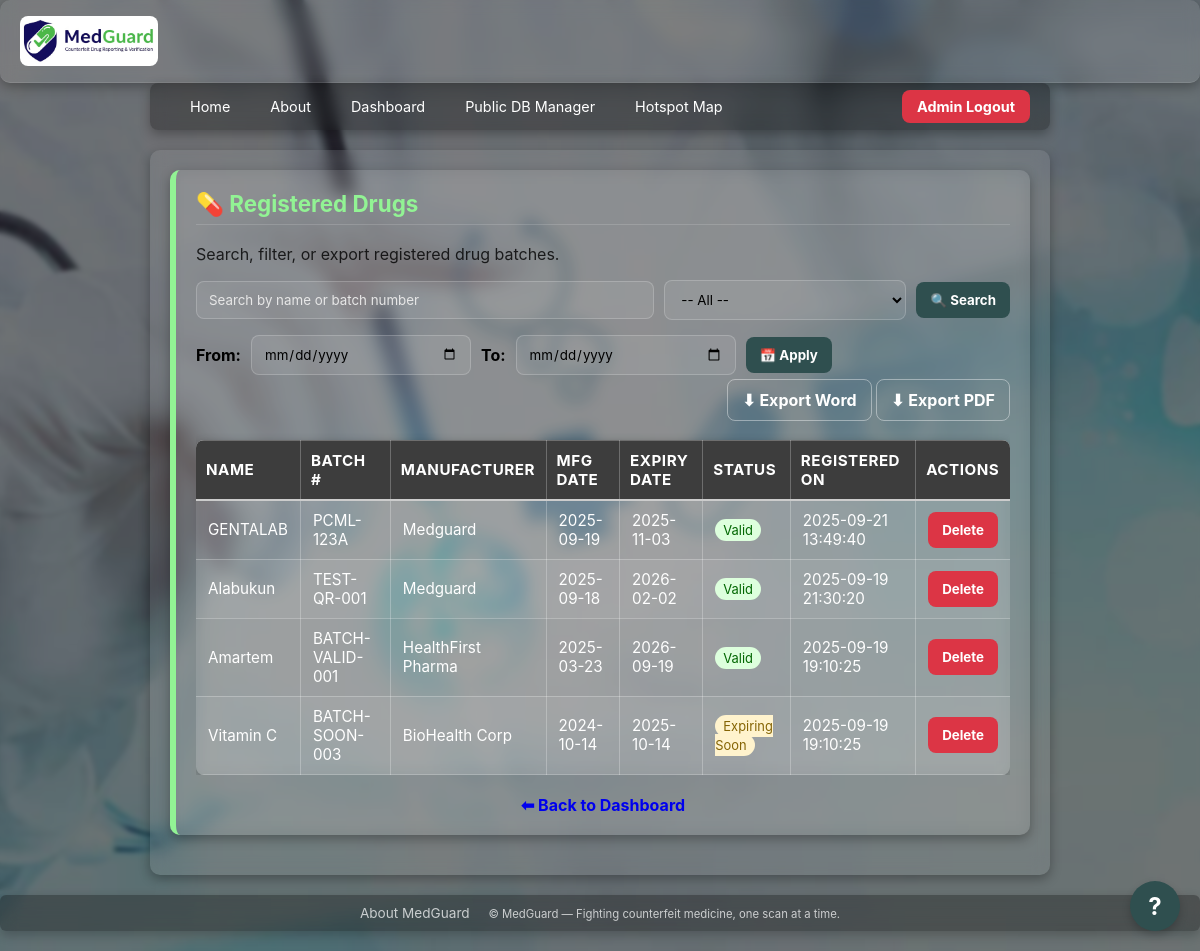
Before: /admin/drugs (signed in) with the older database file.
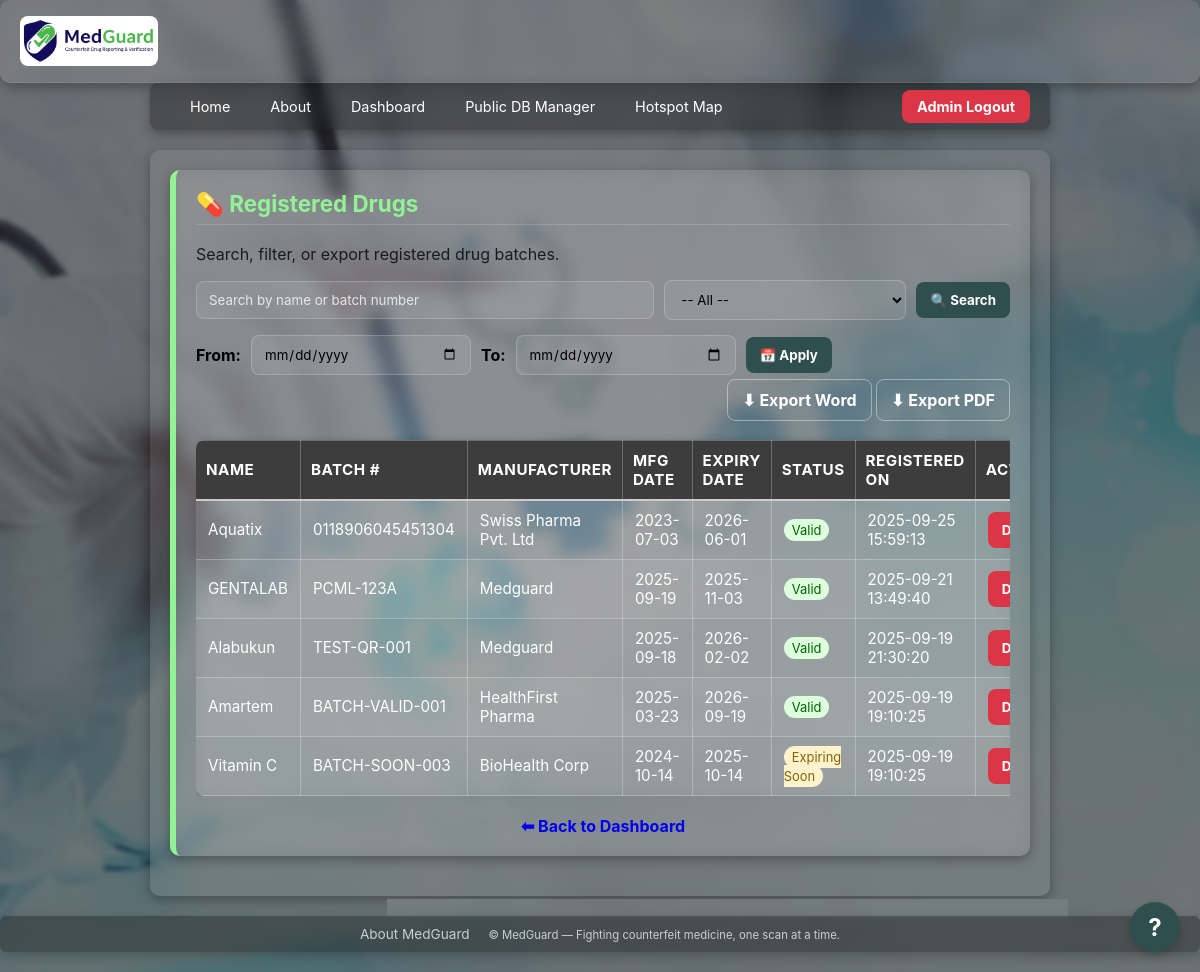
After: the same page with the newer database file.
### tables this page shows
CREATE TABLE drugs (
            id INTEGER PRIMARY KEY AUTOINCREMENT,
            name TEXT NOT NULL,
            batch_number TEXT UNIQUE NOT NULL,
            mfg_date TEXT NOT NULL,
            expiry_date TEXT NOT NULL,
            manufacturer TEXT NOT NULL,
            created_at TEXT DEFAULT (datetime('now'))
        );

### backend/routes/admin.py (the view)
@admin_bp.get("/drugs")
def admin_drugs():
    if not session.get("admin_id"):
        return redirect(url_for("admin_login"))
    try:
        conn = get_db()
        search = request.args.get("search", "").strip()
        status = request.args.get("status", "").strip()
        start = request.args.get("start", "").strip()
        end = request.args.get("end", "").strip()
        page = int(request.args.get("page", 1))
        per_page = 20
        offset = (page - 1) * per_page
        base_query = "FROM drugs WHERE 1=1"
        params = []
        if search:
            base_query += " AND (name LIKE ? OR batch_number LIKE ?)"
            params.extend([f"%{search}%", f"%{search}%"])
        if status == "valid":
            base_query += " AND date(expiry_date) >= date('now','localtime')"
        elif status == "expired":
            base_query += " AND date(expiry_date) < date('now','localtime')"
        elif status == "soon":
            base_query += " AND date(expiry_date) BETWEEN date('now','localtime') AND date('now','+30 day','localtime')"
        if start and end:
            base_query += " AND date(created_at) BETWEEN date(?) AND date(?)"
            params.extend([start, end])
        total = conn.execute(f"SELECT COUNT(*) {base_query}", params).fetchone()[0]
        rows = conn.execute(f"""
            SELECT id, name, batch_number, manufacturer, mfg_date, expiry_date, created_at
            {base_query}
            ORDER BY created_at DESC
            LIMIT ? OFFSET ?
        """, params + [per_page, offset]).fetchall()
        total_pages = (total + per_page - 1) // per_page
        return render_template(
            "admin_drugs.html",
            drugs=rows,
            search=search,
            status=status,
            start=start,
            end=end,
            current_date=date.today().isoformat(),
            soon_date=(date.today() + timedelta(days=30)).isoformat(),
            page=page,
            total_pages=total_pages
        )
    except Exception as e:
        print("Error in /drugs:", e)
        traceback.print_exc()
        return jsonify({"error": f"Server error: {str(e)}"}), 500

### backend/database.py (called while the page is built)
def get_db():
    if "db" not in g:
        conn = sqlite3.connect(
            cfg.DB_PATH,
            detect_types=sqlite3.PARSE_DECLTYPES,
            timeout=10
        )
        conn.row_factory = sqlite3.Row
        conn.execute("PRAGMA journal_mode=WAL;")
        g.db = conn
    return g.db

### frontend/templates/admin_drugs.html (shortened to what this page needs)
{% extends "base.html" %}
{% block content %}
<div class="panel" style="color:#000;">
  <h2>💊 Registered Drugs</h2>
  <p style="opacity:0.8;">Search, filter, or export registered drug batches.</p>
  <form method="get" action="{{ url_for('admin_api.admin_drugs') }}" class="filter-form">
    <input type="text" name="search" value="{{ search }}" placeholder="Search by name or batch number" class="input" style="flex:2; min-width:200px; color:#000;">
    <select name="status" class="input" style="flex:1; min-width:150px; color:#000;">
      <option value="">-- All --</option>
    </select>
    <button type="submit" class="btn btn-yellow">🔍 Search</button>
  </form>
  <form method="get" action="{{ url_for('admin_api.admin_drugs') }}" class="filter-form">
    <label for="start" style="font-weight:bold;">From:</label>
    <input type="date" id="start" name="start" value="{{ start }}" class="input" style="color:#000;">
    <label for="end" style="font-weight:bold;">To:</label>
    <input type="date" id="end" name="end" value="{{ end }}" class="input" style="color:#000;">
    <button type="submit" class="btn btn-yellow">📅 Apply</button>
  </form>
  <div class="export-links">
    <a href="{{ url_for('admin_api.export_drugs_word', search=search, status=status, start=start, end=end) }}" class="btn btn-outline">⬇ Export Word</a>
    <a href="{{ url_for('admin_api.export_drugs_pdf', search=search, status=status, start=start, end=end) }}" class="btn btn-outline">⬇ Export PDF</a>
  </div>
  <div style="overflow-x: auto; -webkit-overflow-scrolling: touch;">
    <table class="table" id="drugs-table" style="width:100%; border-collapse: collapse; margin-top:15px; color:#000;">
      <thead style="background:#f4f4f4;">
        <tr>
          <th style="padding:10px; border-bottom:2px solid #ccc; text-align:left;">Name</th>
          <th style="padding:10px; border-bottom:2px solid #ccc; text-align:left;">Batch #</th>
          <th style="padding:10px; border-bottom:2px solid #ccc; text-align:left;">Manufacturer</th>
          <th style="padding:10px; border-bottom:2px solid #ccc; text-align:left;">Mfg Date</th>
          <th style="padding:10px; border-bottom:2px solid #ccc; text-align:left;">Expiry Date</th>
          <th style="padding:10px; border-bottom:2px solid #ccc; text-align:left;">Status</th>
          <th style="padding:10px; border-bottom:2px solid #ccc; text-align:left;">Registered On</th>
          <th style="padding:10px; border-bottom:2px solid #ccc; text-align:left;">Actions</th>
        </tr>
      </thead>
      <tbody>
        {% for drug in drugs %}
        <tr style="border-bottom:1px solid #eee;">
          <td data-label="Name">{{ drug.name }}</td>
          <td data-label="Batch #">{{ drug.batch_number }}</td>
          <td data-label="Manufacturer">{{ drug.manufacturer }}</td>
          <td data-label="Mfg Date">{{ drug.mfg_date }}</td>
          <td data-label="Expiry Date">{{ drug.expiry_date }}</td>
          <td data-label="Status">
            {% if drug.expiry_date < current_date %}
              <span style="background:#ffdddd; color:#a00; padding:3px 8px; border-radius:12px; font-size:0.85em;">Expired</span>
            {% elif drug.expiry_date <= soon_date %}
              <span style="background:#fff3cd; color:#856404; padding:3px 8px; border-radius:12px; font-size:0.85em;">Expiring Soon</span>
            {% else %}
              <span style="background:#ddffdd; color:#060; padding:3px 8px; border-radius:12px; font-size:0.85em;">Valid</span>
            {% endif %}
          </td>
          <td data-label="Registered On">{{ drug.created_at }}</td>
          <td data-label="Actions">
              <button class="btn delete-btn" data-id="{{ drug.id }}" data-name="{{ drug.name }}">Delete</button>
          </td>
        </tr>
        {% else %}
        <tr>
          <td colspan="8" style="padding:12px; text-align:center; color:#777;">No drugs found.</td>
        </tr>
        {% endfor %}
      </tbody>
    </table>
  </div>
  <div style="margin-top:20px; text-align:center;">
    <a href="{{ url_for('admin_api.admin_dashboard') }}" class="btn">⬅ Back to Dashboard</a>
  </div>
</div>
{% endblock %}

### frontend/templates/base.html (shortened to what this page needs)
<!DOCTYPE html>
<html lang="en">
  <head>
    <link
      rel="stylesheet"
      href="{{ url_for('static', filename='styles.css') }}"
    />
  </head>
  <body>
    <header class="mg-header">
      <div class="brand-container">
        <img
          src="{{ url_for('static', filename='images/logo.png') }}"
          alt="MedGuard Logo"
          style="height: 50px; border-radius: 8px"
        />
      </div>
    </header>
    <nav class="navbar container">
      <ul class="nav-list">
        <div class="nav-left">
          <li class="nav-item"><a href="{{ url_for('root') }}">Home</a></li>
          <li class="nav-item">
            <a href="{{ url_for('about_page') }}">About</a>
          </li>
           {% if session.admin_id %}
          <li class="nav-item">
            <a href="{{ url_for('admin_api.admin_dashboard') }}">Dashboard</a>
          </li>
          <li class="nav-item">
            <a href="{{ url_for('admin_api.public_db_manager_page') }}"
              >Public DB Manager</a
            >
          </li>
          <li class="nav-item">
            <a href="{{ url_for('admin_api.hotspot_map_page') }}"
              >Hotspot Map</a
            >
          </li>
          {% endif %}
        </div>
        <div class="nav-right">
          {% if session.admin_id %}
          <li class="nav-item">
            <form
              action="{{ url_for('admin_logout') }}"
              method="post"
              style="margin: 0"
            >
              <button
                type="submit"
                class="btn"
                style="background: #dc3545; color: white; width: 100%"
              >
                Admin Logout
              </button>
            </form>
          </li>
          {% endif %}
        </div>
      </ul>
    </nav>
    <main class="container">{% block content %}{% endblock %}</main>
    <footer class="mg-footer">
      <a
        href="{{ url_for('about_page') }}"
        style="color: #eee; text-decoration: none; margin-right: 15px"
        >About MedGuard</a
      >
      <small
        >© MedGuard — Fighting counterfeit medicine, one scan at a time.</small
      >
    </footer>
    <button id="chat-toggle-btn">?</button>
  </body>
</html>

### frontend/static/styles.css (style rules this page uses)
:root { --mg-green: #2f4f4f; --mg-yellow: #92f394; --mg-white: #ffffff; --mg-red: #b45e19; --mg-success: #28a745; }
* { box-sizing: border-box; font-family: Inter, system-ui, -apple-system, Segoe UI, Roboto, Arial, sans-serif; }
body { margin: 0; background: var(--mg-green); color: var(--mg-white); }
.mg-header { display: flex; align-items: center; justify-content: space-between; gap: 12px; padding: 16px 20px; border-bottom: 1px solid rgba(255, 255, 255, 0.1); }
.container { padding: 20px; max-width: 900px; margin: 0 auto; }
.panel { background: rgba(255, 255, 255, 0.05); border-radius: 12px; padding: 20px; margin-bottom: 20px; box-shadow: 0 4px 12px rgba(0, 0, 0, 0.15); border-left: 6px solid var(--mg-yellow); }
.panel h2 { margin-top: 0; color: var(--mg-yellow); font-size: 1.4rem; border-bottom: 1px solid rgba(255, 255, 255, 0.15); padding-bottom: 6px; }
.input { padding: 10px 12px; border-radius: 8px; border: 1px solid rgba(255, 255, 255, 0.2); background: rgba(255, 255, 255, 0.08); color: var(--mg-white); min-width: 220px; }
.input::placeholder { color: #e7e7e7; }
.btn { cursor: pointer; border: none; border-radius: 8px; padding: 10px 14px; font-weight: 700; transition: all 0.2s ease; text-decoration: none !important; }
a.btn { text-decoration: none !important; }
.btn-yellow { background: var(--mg-green); color: #fff; }
.btn-outline { background: transparent; color: var(--mg-white); border: 1px solid rgba(255, 255, 255, 0.4); }
.navbar { padding: 0; position: relative; z-index: 1000; }
.nav-list { list-style: none; padding: 0; margin: 0; display: flex; align-items: center; justify-content: space-between; }
.nav-item a, .nav-item .btn { color: white; text-decoration: none; padding: 10px 15px; display: block; transition: background 0.2s; font-size: 0.9rem; }
.mg-footer { padding: 20px; text-align: center; opacity: 0.75; }
.table { width: 100%; border-collapse: collapse; margin-top: 10px; font-size: 0.95em; background: rgba(255, 255, 255, 0.08); backdrop-filter: blur(8px); border-radius: 8px; overflow: hidden; box-shadow: 0 2px 8px rgba(0, 0, 0, 0.25); }
.table th, .table td { border: 1px solid rgba(255, 255, 255, 0.25); padding: 10px 12px; text-align: left; color: var(--mg-white); }
.table th { background: rgba(0, 0, 0, 0.75); font-weight: bold; text-transform: uppercase; letter-spacing: 0.5px; border-bottom: 2px solid var(--mg-yellow); }
.table th:first-child, .table td:first-child { border-left: none; }
.table th:last-child, .table td:last-child { border-right: none; }
.table tr:nth-child(even) { background: rgba(255, 255, 255, 0.05); }

### frontend/templates/admin_drugs.html (style rules this page uses)
.filter-form { margin-bottom: 15px; display: flex; gap: 10px; flex-wrap: wrap; align-items: center; }
.export-links { margin-bottom: 15px; text-align: right; }
.delete-btn { background-color: #dc3545; color: white; border: none; }

Changed rows visible on the page:
added drugs: name "Aquatix", batch_number "0118906045451304", manufacturer "Swiss Pharma Pvt. Ltd", mfg_date "2023-07-03", expiry_date "2026-06-01", shows "Valid", created_at "2025-09-25 15:59:13"
